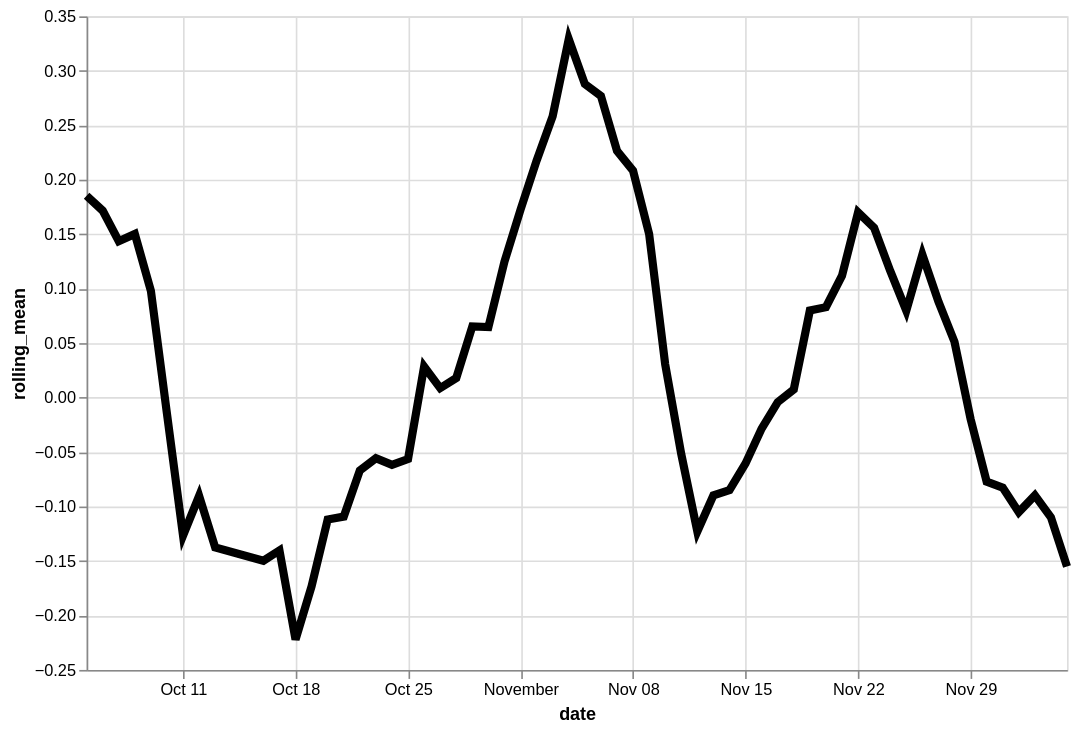

Vega-Lite specification for this chart:
### Vega-Lite specification from a JSON file in a GitHub repository (floating-point values rounded to 4 significant figures)
{"config": {"view": {"continuousWidth": 400, "continuousHeight": 300}}, "data": {"name": "data-142cb4935c751f2ba2d357cadf9e1f0f"}, "mark": {"type": "line", "color": "black", "size": 5}, "encoding": {"x": {"type": "temporal", "field": "date"}, "y": {"type": "quantitative", "field": "rolling_mean"}}, "height": 400, "transform": [{"window": [{"op": "mean", "field": "residual", "as": "rolling_mean"}], "frame": [-4, 3]}], "width": 600, "$schema": "https://vega.github.io/schema/vega-lite/v4.8.1.json", "datasets": {"data-142cb4935c751f2ba2d357cadf9e1f0f": [{"date": "2020-10-05T00:00:00", "residual": 0.4792}, {"date": "2020-10-06T00:00:00", "residual": 0.4343}, {"date": "2020-10-07T00:00:00", "residual": -0.2826}, {"date": "2020-10-08T00:00:00", "residual": 0.1101}, {"date": "2020-10-09T00:00:00", "residual": 0.1172}, {"date": "2020-10-10T00:00:00", "residual": 0.003523}, {"date": "2020-10-11T00:00:00", "residual": 0.1901}, {"date": "2020-10-12T00:00:00", "residual": -0.2671}, {"date": "2020-10-13T00:00:00", "residual": -0.4238}, {"date": "2020-10-16T00:00:00", "residual": -0.4611}, {"date": "2020-10-17T00:00:00", "residual": 0.00915}, {"date": "2020-10-18T00:00:00", "residual": -0.2677}, {"date": "2020-10-19T00:00:00", "residual": 0.01863}, {"date": "2020-10-20T00:00:00", "residual": 0.07972}, {"date": "2020-10-21T00:00:00", "residual": -0.4645}, {"date": "2020-10-22T00:00:00", "residual": 0.1238}, {"date": "2020-10-23T00:00:00", "residual": 0.067}, {"date": "2020-10-24T00:00:00", "residual": -0.4404}, {"date": "2020-10-25T00:00:00", "residual": 0.3487}, {"date": "2020-10-26T00:00:00", "residual": -0.178}, {"date": "2020-10-27T00:00:00", "residual": -0.03018}, {"date": "2020-10-28T00:00:00", "residual": 0.1225}, {"date": "2020-10-29T00:00:00", "residual": 0.2149}, {"date": "2020-10-30T00:00:00", "residual": -0.03504}, {"date": "2020-10-31T00:00:00", "residual": 0.1414}, {"date": "2020-11-01T00:00:00", "residual": -0.06119}, {"date": "2020-11-02T00:00:00", "residual": 0.3432}, {"date": "2020-11-03T00:00:00", "residual": 0.3035}, {"date": "2020-11-04T00:00:00", "residual": 0.351}, {"date": "2020-11-05T00:00:00", "residual": 0.4835}, {"date": "2020-11-06T00:00:00", "residual": 0.5405}, {"date": "2020-11-07T00:00:00", "residual": 0.5307}, {"date": "2020-11-08T00:00:00", "residual": -0.1887}, {"date": "2020-11-09T00:00:00", "residual": -0.1484}, {"date": "2020-11-10T00:00:00", "residual": -0.05918}, {"date": "2020-11-11T00:00:00", "residual": 0.157}, {"date": "2020-11-12T00:00:00", "residual": -0.1143}, {"date": "2020-11-13T00:00:00", "residual": -0.4734}, {"date": "2020-11-14T00:00:00", "residual": -0.1193}, {"date": "2020-11-15T00:00:00", "residual": -0.03651}, {"date": "2020-11-16T00:00:00", "residual": 0.07574}, {"date": "2020-11-17T00:00:00", "residual": -0.1092}, {"date": "2020-11-18T00:00:00", "residual": 0.137}, {"date": "2020-11-19T00:00:00", "residual": 0.4127}, {"date": "2020-11-20T00:00:00", "residual": 0.07971}, {"date": "2020-11-21T00:00:00", "residual": -0.3801}, {"date": "2020-11-22T00:00:00", "residual": 0.4599}, {"date": "2020-11-23T00:00:00", "residual": -0.01141}, {"date": "2020-11-24T00:00:00", "residual": 0.3065}, {"date": "2020-11-25T00:00:00", "residual": 0.356}, {"date": "2020-11-26T00:00:00", "residual": 0.02408}, {"date": "2020-11-27T00:00:00", "residual": 0.09652}, {"date": "2020-11-28T00:00:00", "residual": -0.2126}, {"date": "2020-11-29T00:00:00", "residual": 0.03078}, {"date": "2020-11-30T00:00:00", "residual": 0.1159}, {"date": "2020-12-01T00:00:00", "residual": -0.3074}, {"date": "2020-12-02T00:00:00", "residual": -0.2597}, {"date": "2020-12-03T00:00:00", "residual": -0.1046}, {"date": "2020-12-04T00:00:00", "residual": -0.0195}, {"date": "2020-12-05T00:00:00", "residual": -0.08432}]}}
